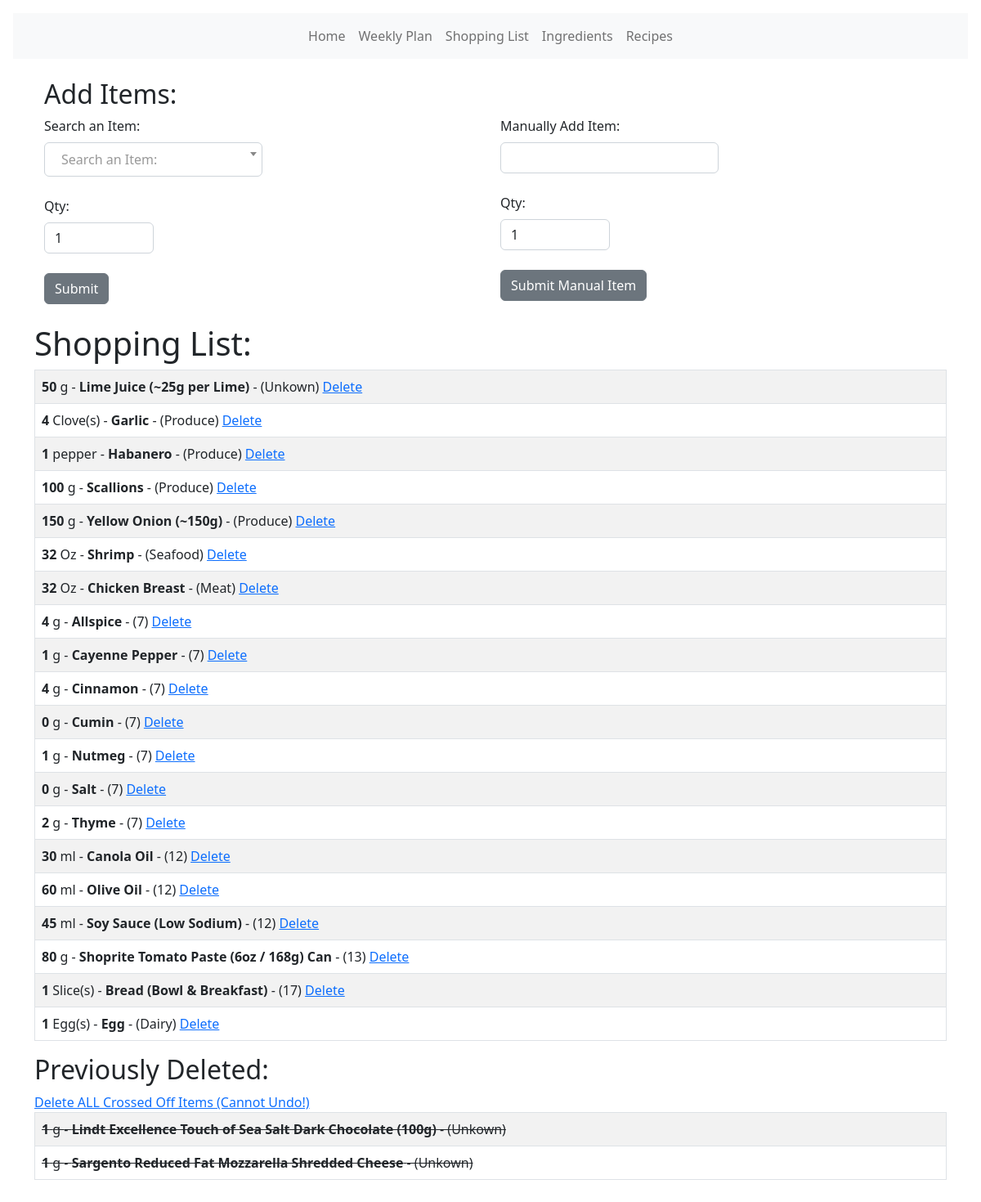
Page /list on the committed database.
### models.py (models this page shows, shortened)
class Shopping(db.Model):
    id = db.Column(db.Integer, primary_key=True)
    qty = db.Column(db.Float)
    unit_name = db.Column(db.String(30))
    ingredient_name = db.Column(db.String(120))
    aisle_name = db.Column(db.String(30))
    aisle_id = db.Column(db.Integer)
    day_label = db.Column(db.String(10))

class Dshopping(db.Model):
    id = db.Column(db.Integer, primary_key=True)
    qty = db.Column(db.Float)
    unit_name = db.Column(db.String(30))
    ingredient_name = db.Column(db.String(120))
    aisle_name = db.Column(db.String(30))
    aisle_id = db.Column(db.Integer)
    day_label = db.Column(db.String(10))

### main.py (the view, shortened to what this page needs)
@app.route("/list", methods=["GET", "POST"])
def list():
    deleted_items = (
        Dshopping.query.with_entities(
            Dshopping.ingredient_name,
            Dshopping.qty,
            Dshopping.unit_name,
            Dshopping.aisle_name,
            Dshopping.aisle_id,
            func.sum(Dshopping.qty).label("dtotal"),
        )
        .group_by(Dshopping.ingredient_name)
        .order_by(Dshopping.id.desc())
        .limit(100)
        .all()
    )
    our_add = (
        Shopping.query.with_entities(
            Shopping.ingredient_name,
            Shopping.qty,
            Shopping.unit_name,
            Shopping.aisle_name,
            Shopping.aisle_id,
            func.sum(Shopping.qty).label("total"),
        )
        .group_by(Shopping.ingredient_name)
        .order_by(Shopping.aisle_id)
        .all()
    )
    names = db.session.query(Ingredient.name).order_by(Ingredient.name)
    names = [i[0] for i in names]
    form = ShoppingForm()
    form.name.choices = [("")] + [(name) for name in names]
    form2 = ManualShoppingForm()
    if form2.validate_on_submit():
        update = Shopping(
            ingredient_name=form2.item.data,
            qty=form2.bqty.data,
            unit_name="",
            aisle_name="Unknown",
            aisle_id=0,
        )
        db.session.add(update)
        db.session.commit()
        our_add = (
            Shopping.query.with_entities(
                Shopping.ingredient_name,
                Shopping.qty,
                Shopping.unit_name,
                Shopping.aisle_name,
                Shopping.aisle_id,
                func.sum(Shopping.qty).label("total"),
            )
            .group_by(Shopping.ingredient_name)
            .order_by(Shopping.aisle_id)
            .all()
        )
        deleted_items = (
            Dshopping.query.with_entities(
                Dshopping.ingredient_name,
                Dshopping.qty,
                Dshopping.unit_name,
                Dshopping.aisle_name,
                Dshopping.aisle_id,
                func.sum(Dshopping.qty).label("dtotal"),
            )
            .group_by(Dshopping.ingredient_name)
            .order_by(Dshopping.id.desc())
            .limit(100)
            .all()
        )
        return render_template(
            "list.html",
            form=form,
            form2=form2,
            name=name,
            our_add=our_add,
            deleted_items=deleted_items,
        )
    else:
        return render_template(
            "list.html",
            form=form,
            form2=form2,
            name=name,
            our_add=our_add,
            deleted_items=deleted_items,
        )

### forms.py
class ShoppingForm(FlaskForm):
    aqty = DecimalField("Qty:", validators=[validators.InputRequired()])
    name = SelectField(
        "Search an Item:",
        validators=[validators.InputRequired()],
        validate_choice=False,
    )
    submit = SubmitField("Submit")

class ManualShoppingForm(FlaskForm):
    bqty = DecimalField("Qty:", validators=[validators.InputRequired()])
    item = StringField("Manually Add Item:", validators=[validators.DataRequired()])
    submit1 = SubmitField("Submit Manual Item")

### templates/list.html (shortened to what this page needs)
<!DOCTYPE html>
<html lang="en">
  <head>
    <link
      href="{{ url_for('static', filename='css/select2.css') }}"
      rel="stylesheet"
    />
    {% extends 'base.html' %} {% block content %}
  </head>
  <body>
    <br />
  <div class="container">
      <h2>Add Items:</h2>
    <div class="row">
      <div class="col-sm">
        <form method="POST">
            {{ form.hidden_tag() }} {{ form.name.label(class="form-label") }} <br>{{ form.name }}
            <br />
            <br />
            {{ form.hidden_tag() }}{{ form.aqty.label(class="form-label") }} {{
            form.aqty(class="form-control w-25", value=1) }}
            <br />
            {{ form.submit(class="btn btn-secondary") }}
        </form>
      </div>
      <br />
        <div class="col-sm">
          <form method="POST">
            {{ form2.hidden_tag() }} {{ form2.item.label(class="form-label") }}
            <br />
            {{ form2.item(class="form-control w-50") }} <br> {{ form2.hidden_tag()}}
            {{ form2.bqty.label(class="form-label") }} {{
            form2.bqty(class="form-control w-25", value=1) }}
            <br />
            {{ form2.submit1(class="btn btn-secondary") }}
          </form>
        </div>
      </div>
    </div>
    <br />
    <div class="container">
      <h1>Shopping List:</h1>
      <table class="table table-hover table-bordered table-striped">
        {% for shopping_list in our_add %}
        <tr>
          <td>
            <b>{{'%0.0f'|format(shopping_list.total|float) }}</b> {{shopping_list.unit_name }} - <b>{{
            shopping_list.ingredient_name }}</b> - ({{ shopping_list.aisle_name }}) <a href="{{url_for('delete_shopping_item', ingredient_name=shopping_list.ingredient_name)}}">
              Delete</a
          </td>
        </tr>
        {% endfor %}
      </table>
    </div>
    <div class="container">
      <h2>Previously Deleted:</h2>
      <a href="{{url_for('delete_all_checked_items') }}">
        Delete ALL Crossed Off Items (Cannot Undo!)</a>
      <table class="table table-hover table-bordered table-striped" style="text-decoration: line-through">
        {% for dshopping_list in deleted_items %}
        <tr>
          <td>
            <b>{{'%0.0f'|format(dshopping_list.dtotal|float) }}</b> {{dshopping_list.unit_name }} - <b>{{
            dshopping_list.ingredient_name }}</b> - ({{ dshopping_list.aisle_name }})
          </td>
        </tr>
        {% endfor %}
      </table>
    </div>
  </body>
  {% endblock %}

### rows in the picture
Shopping: total "50", unit_name "g", ingredient_name "Lime Juice (~25g per Lime)", aisle_name "Unkown"
Shopping: total "4", unit_name "Clove(s)", ingredient_name "Garlic", aisle_name "Produce"
Shopping: total "1", unit_name "pepper", ingredient_name "Habanero", aisle_name "Produce"
Shopping: total "100", unit_name "g", ingredient_name "Scallions", aisle_name "Produce"
Shopping: total "150", unit_name "g", ingredient_name "Yellow Onion (~150g)", aisle_name "Produce"
Shopping: total "32", unit_name "Oz", ingredient_name "Shrimp", aisle_name "Seafood"
Shopping: total "32", unit_name "Oz", ingredient_name "Chicken Breast", aisle_name "Meat"
Shopping: total "4", unit_name "g", ingredient_name "Allspice", aisle_name "7"
Shopping: total "1", unit_name "g", ingredient_name "Cayenne Pepper", aisle_name "7"
Shopping: total "4", unit_name "g", ingredient_name "Cinnamon", aisle_name "7"
Shopping: total "0", unit_name "g", ingredient_name "Cumin", aisle_name "7"
Shopping: total "1", unit_name "g", ingredient_name "Nutmeg", aisle_name "7"
Shopping: total "0", unit_name "g", ingredient_name "Salt", aisle_name "7"
Shopping: total "2", unit_name "g", ingredient_name "Thyme", aisle_name "7"
Shopping: total "60", unit_name "ml", ingredient_name "Olive Oil", aisle_name "12"
Shopping: total "45", unit_name "ml", ingredient_name "Soy Sauce (Low Sodium)", aisle_name "12"
Shopping: total "80", unit_name "g", ingredient_name "Shoprite Tomato Paste (6oz / 168g) Can", aisle_name "13"
Shopping: total "1", unit_name "Slice(s)", ingredient_name "Bread (Bowl & Breakfast)", aisle_name "17"
Shopping: total "1", unit_name "Egg(s)", ingredient_name "Egg", aisle_name "Dairy"
Dshopping: dtotal "1", unit_name "g", ingredient_name "Lindt Excellence Touch of Sea Salt Dark Chocolate (100g)", aisle_name "Unkown"
Dshopping: dtotal "1", unit_name "g", ingredient_name "Sargento Reduced Fat Mozzarella Shredded Cheese", aisle_name "Unkown"

### other values in the picture
{{ '%0.0f'|format(shopping_list.total|float) }} "30"
{{ shopping_list.unit_name }} "ml"
{{ shopping_list.ingredient_name }} "Canola Oil"
{{ shopping_list.aisle_name }} "12"
